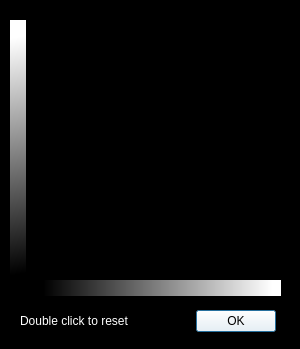
<?xml version="1.0" encoding="UTF-8"?>
<ui version="4.0">
 <class>curvesDialogClass</class>
 <widget class="QDialog" name="curvesDialogClass">
  <property name="windowModality">
   <enum>Qt::ApplicationModal</enum>
  </property>
  <property name="geometry">
   <rect>
    <x>0</x>
    <y>0</y>
    <width>300</width>
    <height>349</height>
   </rect>
  </property>
  <property name="sizePolicy">
   <sizepolicy hsizetype="Fixed" vsizetype="Fixed">
    <horstretch>0</horstretch>
    <verstretch>0</verstretch>
   </sizepolicy>
  </property>
  <property name="minimumSize">
   <size>
    <width>300</width>
    <height>349</height>
   </size>
  </property>
  <property name="maximumSize">
   <size>
    <width>300</width>
    <height>349</height>
   </size>
  </property>
  <property name="windowTitle">
   <string>Contrast Curve Adjustment</string>
  </property>
  <property name="autoFillBackground">
   <bool>false</bool>
  </property>
  <property name="styleSheet">
   <string notr="true">QWidget { background: black; }</string>
  </property>
  <widget class="curvesWidget" name="widget" native="true">
   <property name="geometry">
    <rect>
     <x>30</x>
     <y>20</y>
     <width>255</width>
     <height>255</height>
    </rect>
   </property>
   <property name="minimumSize">
    <size>
     <width>255</width>
     <height>255</height>
    </size>
   </property>
   <property name="cursor">
    <cursorShape>CrossCursor</cursorShape>
   </property>
   <property name="whatsThis">
    <string>Mapping of input gray levels to ouput gray levels.</string>
   </property>
   <property name="styleSheet">
    <string notr="true">QWidget {
	background: black;
    border-radius: 5px;
}
</string>
   </property>
  </widget>
  <widget class="QDialogButtonBox" name="buttonBox">
   <property name="geometry">
    <rect>
     <x>120</x>
     <y>310</y>
     <width>156</width>
     <height>23</height>
    </rect>
   </property>
   <property name="styleSheet">
    <string notr="true">background: white</string>
   </property>
   <property name="standardButtons">
    <set>QDialogButtonBox::Ok</set>
   </property>
  </widget>
  <widget class="Line" name="line">
   <property name="geometry">
    <rect>
     <x>30</x>
     <y>280</y>
     <width>251</width>
     <height>16</height>
    </rect>
   </property>
   <property name="styleSheet">
    <string notr="true">background: qlineargradient(spread:pad, x1:0.052, y1:1, x2:0.966, y2:1, stop:0 rgba(0, 0, 0, 255), stop:1 rgba(255, 255, 255, 255))</string>
   </property>
   <property name="frameShadow">
    <enum>QFrame::Sunken</enum>
   </property>
   <property name="lineWidth">
    <number>0</number>
   </property>
   <property name="orientation">
    <enum>Qt::Horizontal</enum>
   </property>
  </widget>
  <widget class="Line" name="line_2">
   <property name="geometry">
    <rect>
     <x>10</x>
     <y>20</y>
     <width>16</width>
     <height>255</height>
    </rect>
   </property>
   <property name="styleSheet">
    <string notr="true">background:qlineargradient(spread:pad, x1:0.324, y1:1, x2:0.313, y2:0.0681818, stop:0 rgba(0, 0, 0, 255), stop:1 rgba(255, 255, 255, 255))</string>
   </property>
   <property name="lineWidth">
    <number>0</number>
   </property>
   <property name="orientation">
    <enum>Qt::Vertical</enum>
   </property>
  </widget>
  <widget class="QLabel" name="label">
   <property name="geometry">
    <rect>
     <x>20</x>
     <y>300</y>
     <width>111</width>
     <height>41</height>
    </rect>
   </property>
   <property name="styleSheet">
    <string notr="true">color: white</string>
   </property>
   <property name="text">
    <string>Double click to reset</string>
   </property>
  </widget>
 </widget>
 <layoutdefault spacing="6" margin="11"/>
 <customwidgets>
  <customwidget>
   <class>curvesWidget</class>
   <extends>QWidget</extends>
   <header>curveswidget.h</header>
   <container>1</container>
  </customwidget>
 </customwidgets>
 <resources/>
 <connections/>
</ui>
